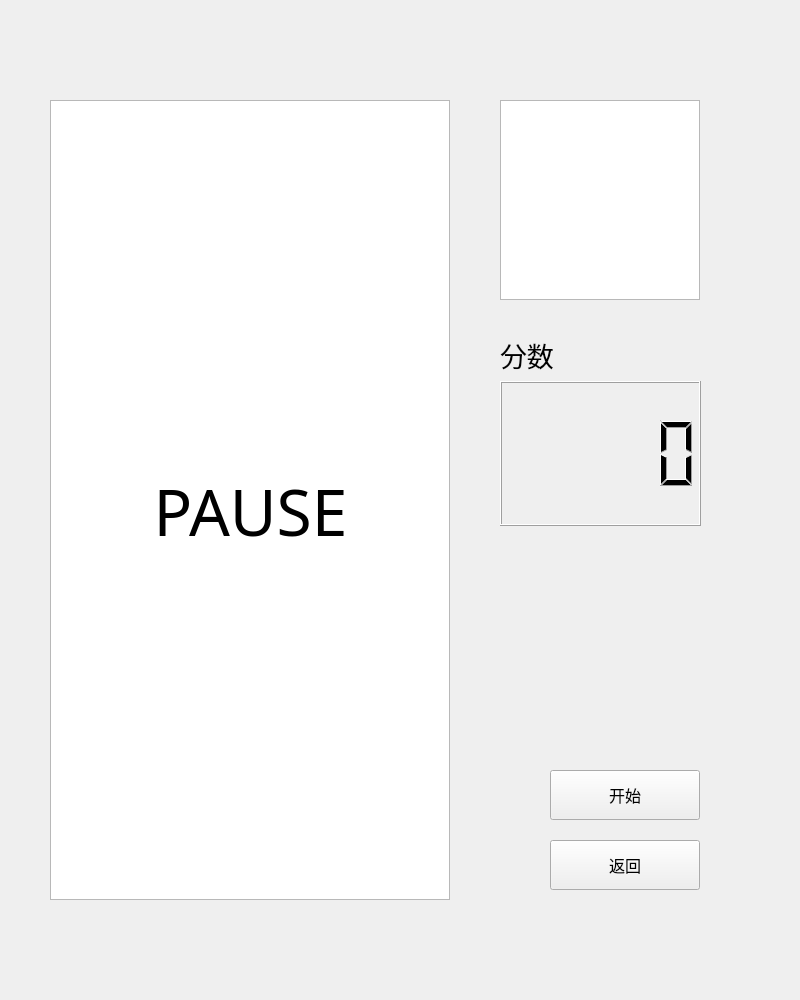
<?xml version="1.0" encoding="UTF-8"?>
<ui version="4.0">
 <class>GameScene</class>
 <widget class="QWidget" name="GameScene">
  <property name="geometry">
   <rect>
    <x>0</x>
    <y>0</y>
    <width>800</width>
    <height>1000</height>
   </rect>
  </property>
  <property name="minimumSize">
   <size>
    <width>800</width>
    <height>1000</height>
   </size>
  </property>
  <property name="maximumSize">
   <size>
    <width>800</width>
    <height>1000</height>
   </size>
  </property>
  <property name="windowTitle">
   <string>Form</string>
  </property>
  <widget class="QGraphicsView" name="gameGraphicsView">
   <property name="geometry">
    <rect>
     <x>50</x>
     <y>100</y>
     <width>400</width>
     <height>800</height>
    </rect>
   </property>
  </widget>
  <widget class="QGraphicsView" name="nextBlockGraphicsView">
   <property name="geometry">
    <rect>
     <x>500</x>
     <y>100</y>
     <width>200</width>
     <height>200</height>
    </rect>
   </property>
  </widget>
  <widget class="QWidget" name="scoreWidget" native="true">
   <property name="geometry">
    <rect>
     <x>500</x>
     <y>335</y>
     <width>201</width>
     <height>191</height>
    </rect>
   </property>
   <layout class="QVBoxLayout" name="verticalLayout">
    <item>
     <widget class="QLabel" name="scoreLabel">
      <property name="sizePolicy">
       <sizepolicy hsizetype="Fixed" vsizetype="Fixed">
        <horstretch>0</horstretch>
        <verstretch>0</verstretch>
       </sizepolicy>
      </property>
      <property name="font">
       <font>
        <family>等线</family>
        <pointsize>20</pointsize>
       </font>
      </property>
      <property name="text">
       <string>分数</string>
      </property>
     </widget>
    </item>
    <item>
     <widget class="QLCDNumber" name="scoreLCD">
      <property name="sizePolicy">
       <sizepolicy hsizetype="Preferred" vsizetype="Preferred">
        <horstretch>0</horstretch>
        <verstretch>0</verstretch>
       </sizepolicy>
      </property>
     </widget>
    </item>
   </layout>
  </widget>
  <widget class="QPushButton" name="backBtn">
   <property name="geometry">
    <rect>
     <x>550</x>
     <y>840</y>
     <width>150</width>
     <height>50</height>
    </rect>
   </property>
   <property name="font">
    <font>
     <family>Agency FB</family>
     <pointsize>12</pointsize>
    </font>
   </property>
   <property name="text">
    <string>返回</string>
   </property>
  </widget>
  <widget class="QPushButton" name="restart_btn">
   <property name="geometry">
    <rect>
     <x>550</x>
     <y>770</y>
     <width>150</width>
     <height>50</height>
    </rect>
   </property>
   <property name="font">
    <font>
     <family>Agency FB</family>
     <pointsize>12</pointsize>
    </font>
   </property>
   <property name="text">
    <string>开始</string>
   </property>
  </widget>
  <widget class="QLabel" name="pauseLabel">
   <property name="geometry">
    <rect>
     <x>110</x>
     <y>420</y>
     <width>281</width>
     <height>181</height>
    </rect>
   </property>
   <property name="font">
    <font>
     <family>Agency FB</family>
     <pointsize>48</pointsize>
    </font>
   </property>
   <property name="layoutDirection">
    <enum>Qt::LeftToRight</enum>
   </property>
   <property name="text">
    <string>PAUSE</string>
   </property>
   <property name="alignment">
    <set>Qt::AlignCenter</set>
   </property>
  </widget>
 </widget>
 <resources/>
 <connections/>
</ui>
